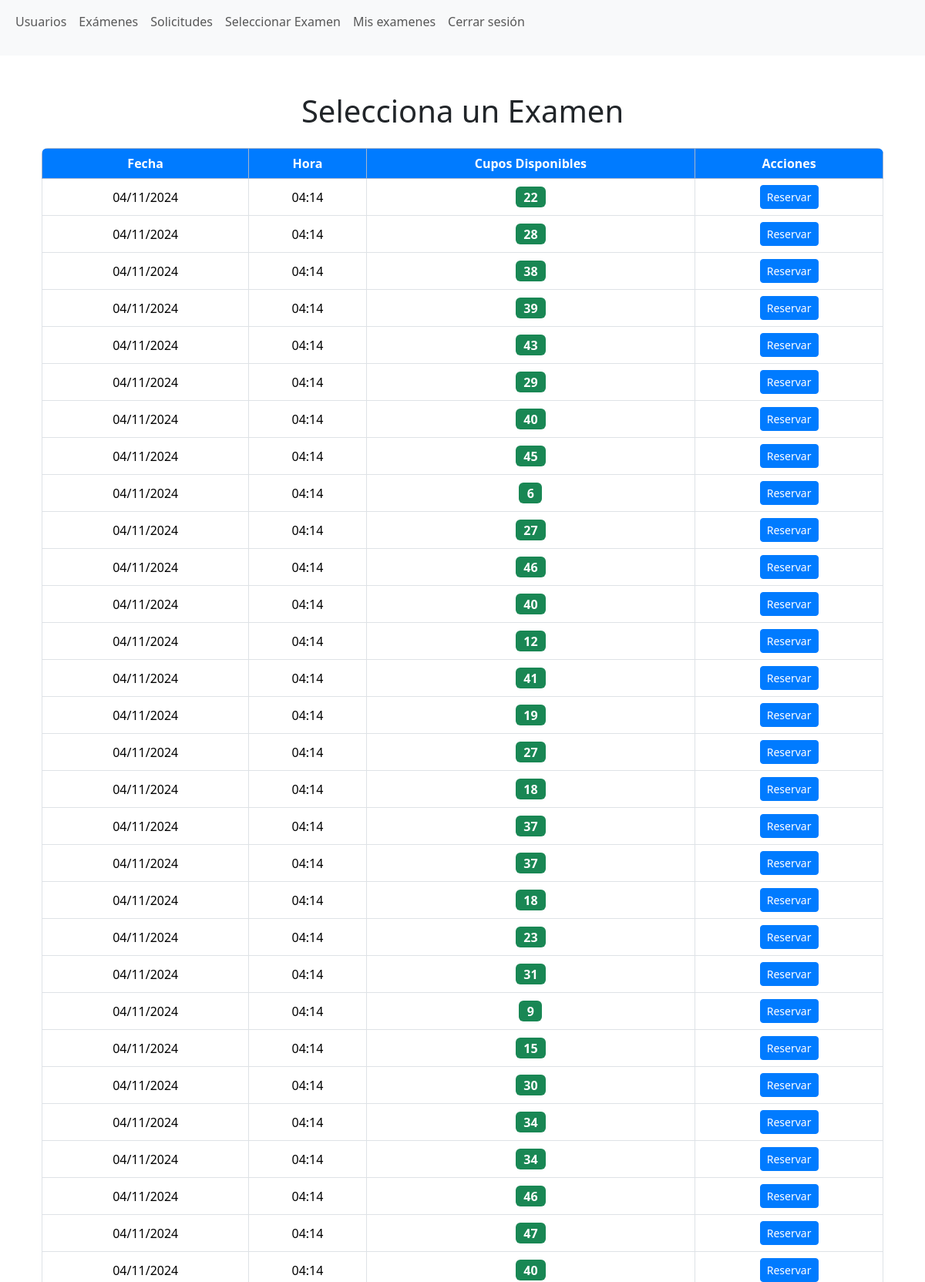
The app's page /seleccionar_examen/ (signed in, upper part) with its own data.
### aplicacion/models.py (models this page shows, shortened)
class Examen(models.Model):
    fecha = models.DateTimeField()  # Almacena la fecha y hora del examen
    cupo = models.PositiveIntegerField(default=30)
    costo = models.DecimalField(max_digits=6, decimal_places=2, default=500)  # Costo del examen
    @property
    def cupo_disponible(self):
        solicitudes = SolicitudExamen.objects.filter(examen=self).count()
        return self.cupo - solicitudes

### aplicacion/views.py (the view, shortened to what this page needs)
# urls.py: path('seleccionar_examen/', seleccionar_examen, name='seleccionar_examen'),
@login_required
def seleccionar_examen(request):
    examenes = Examen.objects.all()
    examenes_disponibles = examenes.exclude(
        id__in=SolicitudExamen.objects.filter(usuario=request.user).values_list('examen_id', flat=True)
    )
    return render(request, 'seleccionar_examen.html', {'examenes': examenes_disponibles})

### aplicacion/templates/seleccionar_examen.html (shortened to what this page needs)
{% extends 'base.html' %}
{% block content %}
<div class="container mt-5">
    <h1 class="text-center mb-4">Selecciona un Examen</h1>
    {% if examenes %}
    <div class="table-responsive">
        <table class="table table-bordered table-hover text-center align-middle">
            <thead class="table-primary">
                <tr>
                    <th scope="col">Fecha</th>
                    <th scope="col">Hora</th>
                    <th scope="col">Cupos Disponibles</th>
                    <th scope="col">Acciones</th>
                </tr>
            </thead>
            <tbody>
                {% for examen in examenes %}
                <tr>
                    <td>{{ examen.fecha|date:"d/m/Y" }}</td>
                    <td>{{ examen.fecha|time:"H:i" }}</td>
                    <td>
                        {% if examen.cupo_disponible > 0 %}
                            <span class="badge bg-success">{{ examen.cupo_disponible }}</span>
                        {% else %}
                            <span class="badge bg-danger">Sin cupo</span>
                        {% endif %}
                    </td>
                    <td>
                        <form method="POST" class="d-inline">
                            <button type="submit" class="btn btn-primary btn-sm">Reservar</button>
                        </form>
                    </td>
                </tr>
                {% endfor %}
            </tbody>
        </table>
    </div>
    {% else %}
    <div class="alert alert-warning text-center" role="alert">
        No hay exámenes disponibles.
    </div>
    {% endif %}
</div>
{% endblock %}

### aplicacion/templates/seleccionar_examen.html (style rules this page uses)
.table { border-radius: 0.5rem; overflow: hidden; }
.table th, .table td { vertical-align: middle; }
.table thead th { background-color: #007bff; color: white; }
.btn-primary { background-color: #007bff; border-color: #007bff; }
.badge { font-size: 1rem; }

### records on screen
Examen: fecha "04/11/2024", fecha "04:14", cupo_disponible "22"
Examen: fecha "04/11/2024", fecha "04:14", cupo_disponible "28"
Examen: fecha "04/11/2024", fecha "04:14", cupo_disponible "38"
Examen: fecha "04/11/2024", fecha "04:14", cupo_disponible "39"
Examen: fecha "04/11/2024", fecha "04:14", cupo_disponible "43"
Examen: fecha "04/11/2024", fecha "04:14", cupo_disponible "29"
Examen: fecha "04/11/2024", fecha "04:14", cupo_disponible "40"
Examen: fecha "04/11/2024", fecha "04:14", cupo_disponible "45"
Examen: fecha "04/11/2024", fecha "04:14", cupo_disponible "6"
Examen: fecha "04/11/2024", fecha "04:14", cupo_disponible "27"
Examen: fecha "04/11/2024", fecha "04:14", cupo_disponible "46"
Examen: fecha "04/11/2024", fecha "04:14", cupo_disponible "40"
Examen: fecha "04/11/2024", fecha "04:14", cupo_disponible "12"
Examen: fecha "04/11/2024", fecha "04:14", cupo_disponible "41"
Examen: fecha "04/11/2024", fecha "04:14", cupo_disponible "19"
Examen: fecha "04/11/2024", fecha "04:14", cupo_disponible "27"
Examen: fecha "04/11/2024", fecha "04:14", cupo_disponible "18"
Examen: fecha "04/11/2024", fecha "04:14", cupo_disponible "37"
Examen: fecha "04/11/2024", fecha "04:14", cupo_disponible "37"
Examen: fecha "04/11/2024", fecha "04:14", cupo_disponible "18"
Examen: fecha "04/11/2024", fecha "04:14", cupo_disponible "23"
Examen: fecha "04/11/2024", fecha "04:14", cupo_disponible "31"
Examen: fecha "04/11/2024", fecha "04:14", cupo_disponible "9"
Examen: fecha "04/11/2024", fecha "04:14", cupo_disponible "15"
Examen: fecha "04/11/2024", fecha "04:14", cupo_disponible "30"
Examen: fecha "04/11/2024", fecha "04:14", cupo_disponible "34"
Examen: fecha "04/11/2024", fecha "04:14", cupo_disponible "34"
Examen: fecha "04/11/2024", fecha "04:14", cupo_disponible "46"
Examen: fecha "04/11/2024", fecha "04:14", cupo_disponible "47"
Examen: fecha "04/11/2024", fecha "04:14", cupo_disponible "40"
